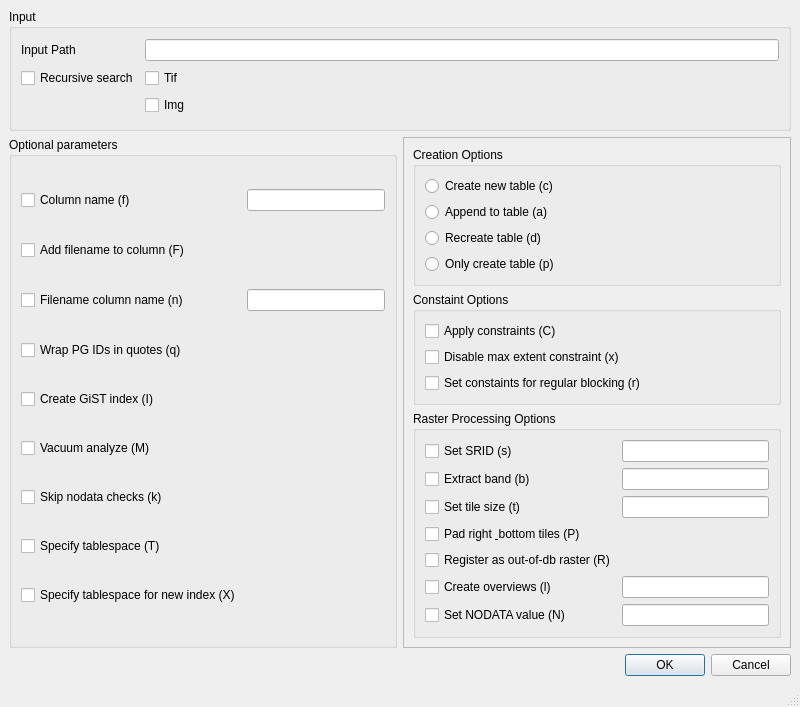
<?xml version="1.0" encoding="UTF-8"?>
<ui version="4.0">
 <class>MainWindow</class>
 <widget class="QMainWindow" name="MainWindow">
  <property name="geometry">
   <rect>
    <x>0</x>
    <y>0</y>
    <width>800</width>
    <height>707</height>
   </rect>
  </property>
  <property name="windowTitle">
   <string>R2PG-GUI</string>
  </property>
  <widget class="QWidget" name="centralwidget">
   <layout class="QGridLayout" name="gridLayout">
    <item row="0" column="0" colspan="2">
     <widget class="QGroupBox" name="groupBox_5">
      <property name="title">
       <string>Input</string>
      </property>
      <layout class="QGridLayout" name="gridLayout_9">
       <item row="0" column="0">
        <widget class="QLabel" name="inputPathLabel">
         <property name="text">
          <string>Input Path</string>
         </property>
        </widget>
       </item>
       <item row="0" column="1">
        <widget class="QLineEdit" name="inputPathInput"/>
       </item>
       <item row="1" column="1">
        <widget class="QCheckBox" name="tifCheckBox">
         <property name="text">
          <string>Tif</string>
         </property>
        </widget>
       </item>
       <item row="1" column="0">
        <widget class="QCheckBox" name="recursiveSearchCheckBox">
         <property name="text">
          <string>Recursive search</string>
         </property>
        </widget>
       </item>
       <item row="2" column="1">
        <widget class="QCheckBox" name="imgChecKBox">
         <property name="text">
          <string>Img</string>
         </property>
        </widget>
       </item>
      </layout>
     </widget>
    </item>
    <item row="1" column="0">
     <widget class="QGroupBox" name="groupBox_4">
      <property name="title">
       <string>Optional parameters</string>
      </property>
      <layout class="QGridLayout" name="gridLayout_6">
       <item row="2" column="0">
        <widget class="QCheckBox" name="addFIlenameToColumnNameCheckBox">
         <property name="text">
          <string>Filename column name (n)</string>
         </property>
        </widget>
       </item>
       <item row="2" column="1">
        <widget class="QLineEdit" name="filenameColumnNameInput"/>
       </item>
       <item row="7" column="0">
        <widget class="QCheckBox" name="specifyTablespaceCheckBox">
         <property name="text">
          <string>Specify tablespace (T)</string>
         </property>
        </widget>
       </item>
       <item row="6" column="0">
        <widget class="QCheckBox" name="skipNoDataChecksBox">
         <property name="text">
          <string>Skip nodata checks (k)</string>
         </property>
        </widget>
       </item>
       <item row="0" column="0">
        <widget class="QCheckBox" name="columnNameCheckBox">
         <property name="text">
          <string>Column name (f)</string>
         </property>
        </widget>
       </item>
       <item row="1" column="0">
        <widget class="QCheckBox" name="addFilenameToColumnCheckBox">
         <property name="text">
          <string>Add filename to column (F)</string>
         </property>
        </widget>
       </item>
       <item row="5" column="0">
        <widget class="QCheckBox" name="vacuumAnalyzeCheckBox">
         <property name="text">
          <string>Vacuum analyze (M)</string>
         </property>
        </widget>
       </item>
       <item row="4" column="0">
        <widget class="QCheckBox" name="createGISTIndexCheckbox">
         <property name="text">
          <string>Create GiST index (I)</string>
         </property>
        </widget>
       </item>
       <item row="0" column="1">
        <widget class="QLineEdit" name="columnNameInput"/>
       </item>
       <item row="3" column="0">
        <widget class="QCheckBox" name="wrapPgIDinQuotesCheckBox">
         <property name="text">
          <string>Wrap PG IDs in quotes (q)</string>
         </property>
        </widget>
       </item>
       <item row="8" column="0">
        <widget class="QCheckBox" name="specifyTablespaceForIndexCheckBox">
         <property name="text">
          <string>Specify tablespace for new index (X)</string>
         </property>
        </widget>
       </item>
      </layout>
     </widget>
    </item>
    <item row="1" column="1">
     <widget class="QFrame" name="frame_2">
      <property name="frameShape">
       <enum>QFrame::StyledPanel</enum>
      </property>
      <property name="frameShadow">
       <enum>QFrame::Raised</enum>
      </property>
      <layout class="QGridLayout" name="gridLayout_3">
       <item row="0" column="0">
        <widget class="QGroupBox" name="groupBox">
         <property name="title">
          <string>Creation Options</string>
         </property>
         <layout class="QGridLayout" name="gridLayout_8">
          <item row="2" column="0">
           <widget class="QRadioButton" name="recreateTableRB">
            <property name="text">
             <string>Recreate table (d)</string>
            </property>
           </widget>
          </item>
          <item row="3" column="0">
           <widget class="QRadioButton" name="createTableOnlyRB">
            <property name="text">
             <string>Only create table (p)</string>
            </property>
           </widget>
          </item>
          <item row="1" column="0">
           <widget class="QRadioButton" name="appendToNewTableRB">
            <property name="text">
             <string>Append to table (a)</string>
            </property>
           </widget>
          </item>
          <item row="0" column="0">
           <widget class="QRadioButton" name="createNewTableRB">
            <property name="text">
             <string>Create new table (c)</string>
            </property>
           </widget>
          </item>
         </layout>
        </widget>
       </item>
       <item row="1" column="0">
        <widget class="QGroupBox" name="groupBox_2">
         <property name="title">
          <string>Constaint Options</string>
         </property>
         <layout class="QGridLayout" name="gridLayout_4">
          <item row="1" column="0">
           <widget class="QCheckBox" name="disableMaxExtentConstaintCheckBox">
            <property name="text">
             <string>Disable max extent constraint (x)</string>
            </property>
           </widget>
          </item>
          <item row="0" column="0">
           <widget class="QCheckBox" name="applyConstaintsCheckBox">
            <property name="text">
             <string>Apply constraints (C)</string>
            </property>
           </widget>
          </item>
          <item row="2" column="0">
           <widget class="QCheckBox" name="setConstraintsBlockingCheckBox">
            <property name="text">
             <string>Set constaints for regular blocking (r)</string>
            </property>
           </widget>
          </item>
         </layout>
        </widget>
       </item>
       <item row="2" column="0">
        <widget class="QGroupBox" name="groupBox_3">
         <property name="title">
          <string>Raster Processing Options</string>
         </property>
         <layout class="QGridLayout" name="gridLayout_5">
          <item row="4" column="0">
           <widget class="QCheckBox" name="OOBRasterCheckBox">
            <property name="text">
             <string>Register as out-of-db raster (R)</string>
            </property>
           </widget>
          </item>
          <item row="5" column="0">
           <widget class="QCheckBox" name="createOverviewsCheckBox">
            <property name="text">
             <string>Create overviews (l)</string>
            </property>
           </widget>
          </item>
          <item row="5" column="1">
           <widget class="QLineEdit" name="overviewInput"/>
          </item>
          <item row="1" column="0">
           <widget class="QCheckBox" name="extractBandCheckBox">
            <property name="text">
             <string>Extract band (b)</string>
            </property>
           </widget>
          </item>
          <item row="0" column="0">
           <widget class="QCheckBox" name="setSRIDCheckBox">
            <property name="text">
             <string>Set SRID (s)</string>
            </property>
           </widget>
          </item>
          <item row="2" column="0">
           <widget class="QCheckBox" name="tileSizeCheckBox">
            <property name="text">
             <string>Set tile size (t)</string>
            </property>
           </widget>
          </item>
          <item row="2" column="1">
           <widget class="QLineEdit" name="tileSizeInput"/>
          </item>
          <item row="1" column="1">
           <widget class="QLineEdit" name="extractBandInput"/>
          </item>
          <item row="3" column="0">
           <widget class="QCheckBox" name="padTilesCheckBox">
            <property name="text">
             <string>Pad right &amp; bottom tiles (P)</string>
            </property>
           </widget>
          </item>
          <item row="0" column="1">
           <widget class="QLineEdit" name="SRIDInput"/>
          </item>
          <item row="6" column="0">
           <widget class="QCheckBox" name="setNoDataCheckBox">
            <property name="text">
             <string>Set NODATA value (N)</string>
            </property>
           </widget>
          </item>
          <item row="6" column="1">
           <widget class="QLineEdit" name="noDataValueInput"/>
          </item>
         </layout>
        </widget>
       </item>
      </layout>
     </widget>
    </item>
    <item row="2" column="1">
     <widget class="QDialogButtonBox" name="buttonBox">
      <property name="orientation">
       <enum>Qt::Horizontal</enum>
      </property>
      <property name="standardButtons">
       <set>QDialogButtonBox::Cancel|QDialogButtonBox::Ok</set>
      </property>
     </widget>
    </item>
   </layout>
  </widget>
  <widget class="QMenuBar" name="menubar">
   <property name="geometry">
    <rect>
     <x>0</x>
     <y>0</y>
     <width>800</width>
     <height>24</height>
    </rect>
   </property>
  </widget>
  <widget class="QStatusBar" name="statusbar"/>
 </widget>
 <resources/>
 <connections/>
</ui>
